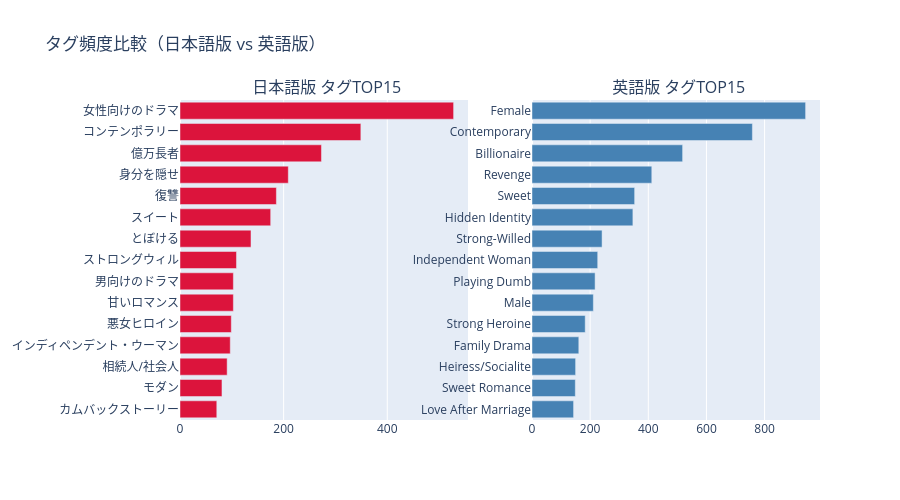

Notebook code for this chart:
### Code cell
#  タグ頻度グラフ（日英比較）

from plotly.subplots import make_subplots

fig = make_subplots(
    rows=1, cols=2,
    subplot_titles=(" 日本語版 タグTOP15", " 英語版 タグTOP15")
)

# 日本語版
ja_top15 = ja_tag_counts.most_common(15)
fig.add_trace(
    go.Bar(
        y=[t[0] for t in ja_top15][::-1],
        x=[t[1] for t in ja_top15][::-1],
        orientation='h',
        marker_color='crimson',
        name='日本語版'
    ),
    row=1, col=1
)

# 英語版
if en_tag_counts:
    en_top15 = en_tag_counts.most_common(15)
    fig.add_trace(
        go.Bar(
            y=[t[0] for t in en_top15][::-1],
            x=[t[1] for t in en_top15][::-1],
            orientation='h',
            marker_color='steelblue',
            name='英語版'
        ),
        row=1, col=2
    )

fig.update_layout(
    height=500,
    showlegend=False,
    title_text=" タグ頻度比較（日本語版 vs 英語版）"
)

fig.show()

### Figure 1 — Plotly figure (JSON) as saved in the notebook; plotly's stock layout.template omitted (floating-point values rounded to 4 significant figures)
{"data": [{"marker": {"color": "crimson"}, "name": "日本語版", "orientation": "h", "type": "bar", "x": [71, 81, 91, 97, 99, 103, 103, 109, 137, 175, 186, 209, 273, 349, 528], "xaxis": "x", "y": ["カムバックストーリー", "モダン", "相続人/社会人", "インディペンデント・ウーマン", "悪女ヒロイン", "甘いロマンス", "男向けのドラマ", "ストロングウィル", "とぼける", "スイート", "復讐", "身分を隠せ", "億万長者", "コンテンポラリー", "女性向けのドラマ"], "yaxis": "y"}, {"marker": {"color": "steelblue"}, "name": "英語版", "orientation": "h", "type": "bar", "x": [143, 149, 150, 161, 183, 211, 217, 226, 241, 347, 353, 412, 518, 758, 941], "xaxis": "x2", "y": ["Love After Marriage", "Sweet Romance", "Heiress/Socialite", "Family Drama", "Strong Heroine", "Male", "Playing Dumb", "Independent Woman", "Strong-Willed", "Hidden Identity", "Sweet", "Revenge", "Billionaire", "Contemporary", "Female"], "yaxis": "y2"}], "layout": {"annotations": [{"font": {"size": 16}, "showarrow": false, "text": " 日本語版 タグTOP15", "x": 0.225, "xanchor": "center", "xref": "paper", "y": 1, "yanchor": "bottom", "yref": "paper"}, {"font": {"size": 16}, "showarrow": false, "text": " 英語版 タグTOP15", "x": 0.775, "xanchor": "center", "xref": "paper", "y": 1, "yanchor": "bottom", "yref": "paper"}], "height": 500, "showlegend": false, "title": {"text": " タグ頻度比較（日本語版 vs 英語版）"}, "xaxis": {"anchor": "y", "domain": [0, 0.45]}, "xaxis2": {"anchor": "y2", "domain": [0.55, 1]}, "yaxis": {"anchor": "x", "domain": [0, 1]}, "yaxis2": {"anchor": "x2", "domain": [0, 1]}}}
